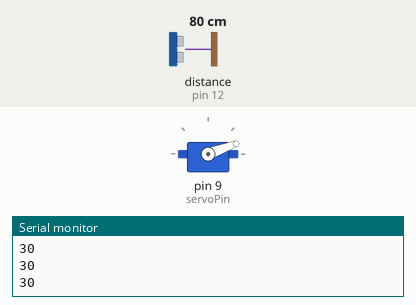
This sketch was run on a simulated Arduino Uno, built with avr-gcc and run on an emulated ATmega328P. On the bench: servo, the last lines printed to the serial monitor. Wiring (inferred from the names in the program): ultrasonic range finder: trigger pin 13; echo pin 12. The inputs (shaded band) are chosen by the test bench; at power-on: distance to the obstacle (sensor on pin 12) 80 cm. The echo pulse lasts 58.3 µs per cm.

Above: at 2.2 s.
2.3 s: distance to the obstacle (sensor on pin 12) set to 2 cm
At 2.55 s:
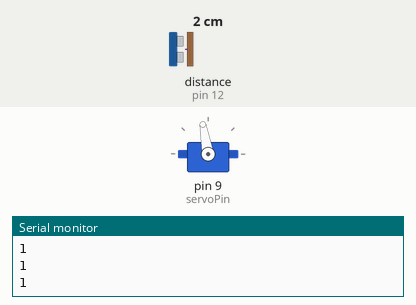
At 5.27 s:
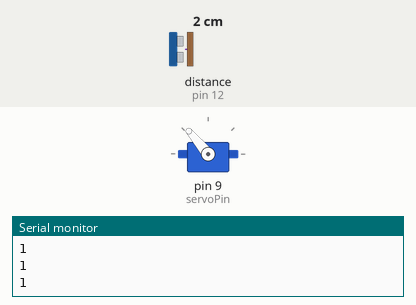
5.3 s: distance to the obstacle (sensor on pin 12) set to 18 cm
At 5.75 s:
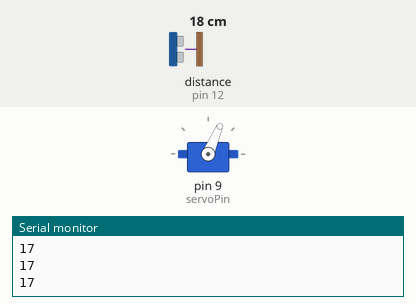
Timing chart, 0 to 14.3 s (numbered marks = the images above; inputs shaded):
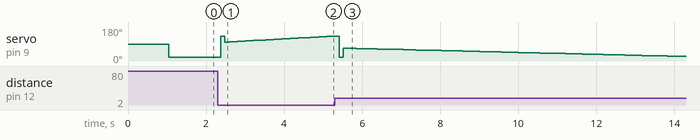

Measured:
- after the input at 2.3 s, servo on pin 9 (servoPin): 20° → 130° after 0.08 s, → 100° 0.10 s later, → 101° 0.10 s later, → 103° 0.10 s later, … (27 changes in this stretch)
- after the input at 5.3 s, servo on pin 9 (servoPin): 130° → 20° after 0.11 s, → 68° 0.11 s later, → 67° 0.11 s later, → 66° 0.22 s later, … (46 changes in this stretch)

The sketch:

BnB_v3.ino
```cpp
#include<Servo.h>
#include<PID_v1.h>
const int servoPin = 9;
float Kp = 4;// İlk Oransal Kazanç
float Ki = 1.1; // İlk İntegral Kazancı
float Kd = 1; //İlk Türev Kazancı
double Setpoint, Input, Output, ServoOutput;
PID myPID(&Input, &Output, &Setpoint, Kp, Ki, Kd, DIRECT);
Servo myServo;
#define trigPin 13
#define echoPin 12
void setup() {

Serial.begin(9600);
myServo.attach(servoPin);
Input = readPosition();
myPID.SetMode(AUTOMATIC);
myPID.SetOutputLimits(-60,50); // between 300 and 50 degrees
pinMode(trigPin, OUTPUT);
pinMode(echoPin, INPUT);
}

void loop()
{
Setpoint = 12; // Balance point
Input = readPosition();

myPID.Compute();

ServoOutput=80+Output;
myServo.write(ServoOutput);
}

float readPosition() {
delay(20);
long duration, cm;
unsigned long now = millis();
digitalWrite(trigPin, LOW);
delayMicroseconds(2);
digitalWrite(trigPin, HIGH);
delayMicroseconds(10);
digitalWrite(trigPin, LOW);
duration = pulseIn(echoPin, HIGH);
cm = (duration/2) / 29.83; //Calculated from speed of sound equations

/*
331x(1+T/273)^1/2 ) = V m/s

V/10000 = V cm/us

1/V = x for sensor variable


*/

if(cm > 28) // mechanical limit for ball
{cm=30;}
//if(cm = 0)
//{cm=4;}

Serial.println(cm);

return cm;
}
```
